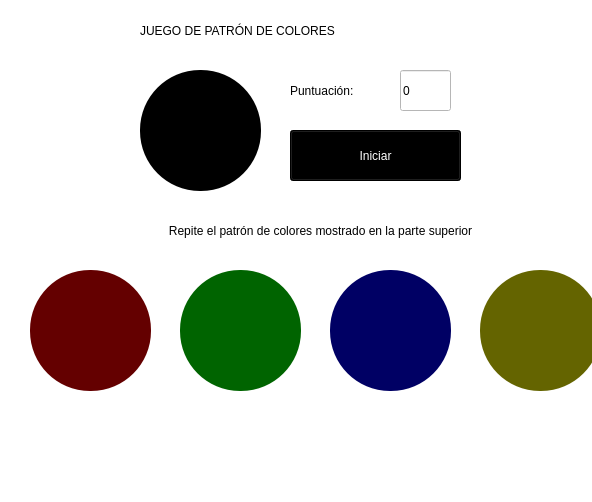
<?xml version="1.0" encoding="UTF-8"?>
<ui version="4.0">
 <class>MainWindow</class>
 <widget class="QMainWindow" name="MainWindow">
  <property name="geometry">
   <rect>
    <x>0</x>
    <y>0</y>
    <width>592</width>
    <height>502</height>
   </rect>
  </property>
  <property name="windowTitle">
   <string>MainWindow</string>
  </property>
  <property name="styleSheet">
   <string notr="true">background-color: rgb(255, 255, 255);</string>
  </property>
  <widget class="QWidget" name="centralwidget">
   <widget class="QLabel" name="color">
    <property name="geometry">
     <rect>
      <x>140</x>
      <y>70</y>
      <width>121</width>
      <height>121</height>
     </rect>
    </property>
    <property name="styleSheet">
     <string notr="true">background-color: rgb(0, 0, 0);
border-radius:60px;
</string>
    </property>
    <property name="text">
     <string/>
    </property>
   </widget>
   <widget class="QPushButton" name="btnR">
    <property name="geometry">
     <rect>
      <x>30</x>
      <y>270</y>
      <width>121</width>
      <height>121</height>
     </rect>
    </property>
    <property name="styleSheet">
     <string notr="true">border-radius:60px;
background-color: rgb(100, 0, 0);</string>
    </property>
    <property name="text">
     <string/>
    </property>
   </widget>
   <widget class="QPushButton" name="btnG">
    <property name="geometry">
     <rect>
      <x>180</x>
      <y>270</y>
      <width>121</width>
      <height>121</height>
     </rect>
    </property>
    <property name="styleSheet">
     <string notr="true">border-radius:60px;
background-color: rgb(0, 100, 0);</string>
    </property>
    <property name="text">
     <string/>
    </property>
   </widget>
   <widget class="QPushButton" name="btnB">
    <property name="geometry">
     <rect>
      <x>330</x>
      <y>270</y>
      <width>121</width>
      <height>121</height>
     </rect>
    </property>
    <property name="styleSheet">
     <string notr="true">border-radius:60px;
background-color: rgb(0, 0, 100);</string>
    </property>
    <property name="text">
     <string/>
    </property>
    <property name="flat">
     <bool>false</bool>
    </property>
   </widget>
   <widget class="QPushButton" name="btnY">
    <property name="geometry">
     <rect>
      <x>480</x>
      <y>270</y>
      <width>121</width>
      <height>121</height>
     </rect>
    </property>
    <property name="styleSheet">
     <string notr="true">border-radius:60px;
background-color: rgb(100, 100, 0);</string>
    </property>
    <property name="text">
     <string/>
    </property>
   </widget>
   <widget class="QLabel" name="label">
    <property name="geometry">
     <rect>
      <x>140</x>
      <y>10</y>
      <width>331</width>
      <height>41</height>
     </rect>
    </property>
    <property name="styleSheet">
     <string notr="true">font: 28pt &quot;Haettenschweiler&quot;;</string>
    </property>
    <property name="text">
     <string>JUEGO DE PATRÓN DE COLORES</string>
    </property>
   </widget>
   <widget class="QPushButton" name="btnStart">
    <property name="geometry">
     <rect>
      <x>290</x>
      <y>130</y>
      <width>171</width>
      <height>51</height>
     </rect>
    </property>
    <property name="styleSheet">
     <string notr="true">font: 20pt &quot;Haettenschweiler&quot;;
color: rgb(255, 255, 255);
background-color: rgb(0, 0, 0);</string>
    </property>
    <property name="text">
     <string>Iniciar</string>
    </property>
   </widget>
   <widget class="QLabel" name="label_2">
    <property name="geometry">
     <rect>
      <x>290</x>
      <y>70</y>
      <width>101</width>
      <height>41</height>
     </rect>
    </property>
    <property name="styleSheet">
     <string notr="true">font: 20pt &quot;Haettenschweiler&quot;;</string>
    </property>
    <property name="text">
     <string>Puntuación:</string>
    </property>
   </widget>
   <widget class="QLineEdit" name="txtScore">
    <property name="enabled">
     <bool>false</bool>
    </property>
    <property name="geometry">
     <rect>
      <x>400</x>
      <y>70</y>
      <width>51</width>
      <height>41</height>
     </rect>
    </property>
    <property name="styleSheet">
     <string notr="true">font: 20pt &quot;Haettenschweiler&quot;;
color: rgb(0, 0, 0);
background-color: rgb(255, 255, 255);</string>
    </property>
    <property name="text">
     <string>0</string>
    </property>
    <property name="dragEnabled">
     <bool>false</bool>
    </property>
    <property name="readOnly">
     <bool>false</bool>
    </property>
   </widget>
   <widget class="QLabel" name="inst">
    <property name="geometry">
     <rect>
      <x>70</x>
      <y>210</y>
      <width>501</width>
      <height>41</height>
     </rect>
    </property>
    <property name="styleSheet">
     <string notr="true">font: 20pt &quot;Haettenschweiler&quot;;</string>
    </property>
    <property name="text">
     <string>Repite el patrón de colores mostrado en la parte superior</string>
    </property>
    <property name="alignment">
     <set>Qt::AlignCenter</set>
    </property>
   </widget>
  </widget>
  <widget class="QMenuBar" name="menubar">
   <property name="geometry">
    <rect>
     <x>0</x>
     <y>0</y>
     <width>592</width>
     <height>18</height>
    </rect>
   </property>
  </widget>
  <widget class="QStatusBar" name="statusbar"/>
 </widget>
 <resources/>
 <connections/>
</ui>
